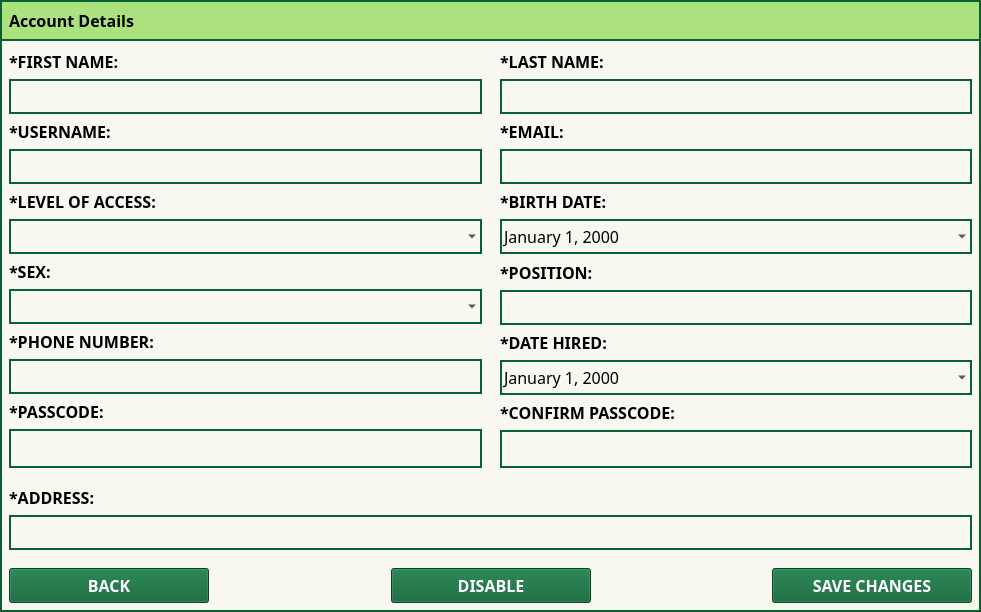
<?xml version="1.0" encoding="UTF-8"?>
<ui version="4.0">
 <class>Dialog</class>
 <widget class="QDialog" name="Dialog">
  <property name="geometry">
   <rect>
    <x>0</x>
    <y>0</y>
    <width>981</width>
    <height>610</height>
   </rect>
  </property>
  <property name="windowTitle">
   <string>Dialog</string>
  </property>
  <layout class="QGridLayout" name="gridLayout">
   <property name="leftMargin">
    <number>0</number>
   </property>
   <property name="topMargin">
    <number>0</number>
   </property>
   <property name="rightMargin">
    <number>0</number>
   </property>
   <property name="bottomMargin">
    <number>0</number>
   </property>
   <property name="spacing">
    <number>0</number>
   </property>
   <item row="0" column="0">
    <widget class="QWidget" name="widget" native="true">
     <property name="styleSheet">
      <string notr="true">#widget{
background-color: #F8F8F0;
border: 2px solid #096033;
}

.QComboBox, .QDateEdit, .QLineEdit{
border : 2px solid #096033;
background-color:rgba(0,0,0,0);
}
.QComboBox:disabled, .QDateEdit:disabled, .QLineEdit:disabled , #Pass_btn:disabled, #CPass_btn:disabled{
background-color: #ccc;
color: #666;
}

.QPushButton{
background-color: #096033;
color: white;
}

#Pass_w, #CPass_w{
border : 2px solid #096033;
background-color:rgba(0,0,0,0);
}

#CPass_btn,#Pass_btn {
background-color:rgba(0,0,0,0);
border: 0px solid rgba(0,0,0,0);
}</string>
     </property>
     <layout class="QVBoxLayout" name="verticalLayout_5">
      <property name="spacing">
       <number>0</number>
      </property>
      <property name="leftMargin">
       <number>0</number>
      </property>
      <property name="topMargin">
       <number>0</number>
      </property>
      <property name="rightMargin">
       <number>0</number>
      </property>
      <property name="bottomMargin">
       <number>0</number>
      </property>
      <item>
       <widget class="QWidget" name="widget_2" native="true">
        <property name="sizePolicy">
         <sizepolicy hsizetype="Preferred" vsizetype="Fixed">
          <horstretch>0</horstretch>
          <verstretch>0</verstretch>
         </sizepolicy>
        </property>
        <property name="styleSheet">
         <string notr="true">#widget_2{
background-color: #ABE27D;
border: 2px solid #096033;
}</string>
        </property>
        <layout class="QVBoxLayout" name="verticalLayout_4">
         <item>
          <widget class="QLabel" name="label">
           <property name="sizePolicy">
            <sizepolicy hsizetype="Preferred" vsizetype="Minimum">
             <horstretch>0</horstretch>
             <verstretch>0</verstretch>
            </sizepolicy>
           </property>
           <property name="font">
            <font>
             <family>DM Sans</family>
             <pointsize>12</pointsize>
             <italic>false</italic>
             <bold>true</bold>
            </font>
           </property>
           <property name="styleSheet">
            <string notr="true">background-color:rgba(0,0,0,0);</string>
           </property>
           <property name="text">
            <string>Account Details</string>
           </property>
          </widget>
         </item>
        </layout>
       </widget>
      </item>
      <item>
       <widget class="QWidget" name="widget_7" native="true">
        <layout class="QHBoxLayout" name="horizontalLayout_2">
         <property name="spacing">
          <number>0</number>
         </property>
         <property name="leftMargin">
          <number>0</number>
         </property>
         <property name="topMargin">
          <number>0</number>
         </property>
         <property name="rightMargin">
          <number>0</number>
         </property>
         <property name="bottomMargin">
          <number>0</number>
         </property>
         <item>
          <widget class="QWidget" name="widget_3" native="true">
           <property name="font">
            <font>
             <family>DM Sans</family>
             <pointsize>12</pointsize>
            </font>
           </property>
           <property name="styleSheet">
            <string notr="true">.QComboBox
{
border : 2px solid #096033;
}
.QLineEdit{
border : 2px solid #096033;
}</string>
           </property>
           <layout class="QVBoxLayout" name="verticalLayout">
            <item>
             <widget class="QLabel" name="label_2">
              <property name="font">
               <font>
                <family>DM Sans</family>
                <pointsize>12</pointsize>
                <bold>true</bold>
               </font>
              </property>
              <property name="text">
               <string>*FIRST NAME:</string>
              </property>
             </widget>
            </item>
            <item>
             <widget class="QLineEdit" name="FName_LE">
              <property name="sizePolicy">
               <sizepolicy hsizetype="Minimum" vsizetype="Minimum">
                <horstretch>0</horstretch>
                <verstretch>0</verstretch>
               </sizepolicy>
              </property>
              <property name="minimumSize">
               <size>
                <width>25</width>
                <height>35</height>
               </size>
              </property>
              <property name="font">
               <font>
                <family>DM Sans</family>
                <pointsize>12</pointsize>
                <italic>false</italic>
                <bold>false</bold>
               </font>
              </property>
              <property name="text">
               <string/>
              </property>
             </widget>
            </item>
            <item>
             <widget class="QLabel" name="label_3">
              <property name="font">
               <font>
                <family>DM Sans</family>
                <pointsize>12</pointsize>
                <bold>true</bold>
               </font>
              </property>
              <property name="text">
               <string>*USERNAME:</string>
              </property>
             </widget>
            </item>
            <item>
             <widget class="QLineEdit" name="UName_LE">
              <property name="sizePolicy">
               <sizepolicy hsizetype="Minimum" vsizetype="Minimum">
                <horstretch>0</horstretch>
                <verstretch>0</verstretch>
               </sizepolicy>
              </property>
              <property name="minimumSize">
               <size>
                <width>25</width>
                <height>35</height>
               </size>
              </property>
              <property name="font">
               <font>
                <family>DM Sans</family>
                <pointsize>12</pointsize>
                <italic>false</italic>
                <bold>false</bold>
               </font>
              </property>
              <property name="text">
               <string/>
              </property>
             </widget>
            </item>
            <item>
             <widget class="QLabel" name="label_4">
              <property name="font">
               <font>
                <family>DM Sans</family>
                <pointsize>12</pointsize>
                <bold>true</bold>
               </font>
              </property>
              <property name="text">
               <string>*LEVEL OF ACCESS:</string>
              </property>
             </widget>
            </item>
            <item>
             <widget class="QComboBox" name="ULevel_CB">
              <property name="sizePolicy">
               <sizepolicy hsizetype="Minimum" vsizetype="Minimum">
                <horstretch>0</horstretch>
                <verstretch>0</verstretch>
               </sizepolicy>
              </property>
              <property name="minimumSize">
               <size>
                <width>25</width>
                <height>35</height>
               </size>
              </property>
              <property name="font">
               <font>
                <family>DM Sans</family>
                <pointsize>12</pointsize>
                <italic>false</italic>
                <bold>false</bold>
               </font>
              </property>
             </widget>
            </item>
            <item>
             <widget class="QLabel" name="label_5">
              <property name="font">
               <font>
                <family>DM Sans</family>
                <pointsize>12</pointsize>
                <bold>true</bold>
               </font>
              </property>
              <property name="text">
               <string>*SEX:</string>
              </property>
             </widget>
            </item>
            <item>
             <widget class="QComboBox" name="Sex_CB">
              <property name="sizePolicy">
               <sizepolicy hsizetype="Minimum" vsizetype="Minimum">
                <horstretch>0</horstretch>
                <verstretch>0</verstretch>
               </sizepolicy>
              </property>
              <property name="minimumSize">
               <size>
                <width>25</width>
                <height>35</height>
               </size>
              </property>
              <property name="font">
               <font>
                <family>DM Sans</family>
                <pointsize>12</pointsize>
                <italic>false</italic>
                <bold>false</bold>
               </font>
              </property>
             </widget>
            </item>
            <item>
             <widget class="QLabel" name="label_6">
              <property name="font">
               <font>
                <family>DM Sans</family>
                <pointsize>12</pointsize>
                <bold>true</bold>
               </font>
              </property>
              <property name="text">
               <string>*PHONE NUMBER:</string>
              </property>
             </widget>
            </item>
            <item>
             <widget class="QLineEdit" name="Phono_LE">
              <property name="sizePolicy">
               <sizepolicy hsizetype="Minimum" vsizetype="Minimum">
                <horstretch>0</horstretch>
                <verstretch>0</verstretch>
               </sizepolicy>
              </property>
              <property name="minimumSize">
               <size>
                <width>25</width>
                <height>35</height>
               </size>
              </property>
              <property name="font">
               <font>
                <family>DM Sans</family>
                <pointsize>12</pointsize>
                <italic>false</italic>
                <bold>false</bold>
               </font>
              </property>
              <property name="text">
               <string/>
              </property>
              <property name="maxLength">
               <number>13</number>
              </property>
             </widget>
            </item>
            <item>
             <widget class="QLabel" name="label_13">
              <property name="font">
               <font>
                <family>DM Sans</family>
                <pointsize>12</pointsize>
                <bold>true</bold>
               </font>
              </property>
              <property name="text">
               <string>*PASSCODE:</string>
              </property>
             </widget>
            </item>
            <item>
             <widget class="QWidget" name="Pass_w" native="true">
              <property name="styleSheet">
               <string notr="true"/>
              </property>
              <layout class="QHBoxLayout" name="horizontalLayout_3">
               <property name="spacing">
                <number>2</number>
               </property>
               <property name="leftMargin">
                <number>2</number>
               </property>
               <property name="topMargin">
                <number>2</number>
               </property>
               <property name="rightMargin">
                <number>2</number>
               </property>
               <property name="bottomMargin">
                <number>2</number>
               </property>
               <item>
                <widget class="QLineEdit" name="Pass_LE">
                 <property name="minimumSize">
                  <size>
                   <width>25</width>
                   <height>35</height>
                  </size>
                 </property>
                 <property name="font">
                  <font>
                   <family>DM Sans</family>
                   <pointsize>12</pointsize>
                  </font>
                 </property>
                 <property name="styleSheet">
                  <string notr="true">border: 0px</string>
                 </property>
                 <property name="maxLength">
                  <number>6</number>
                 </property>
                </widget>
               </item>
               <item>
                <widget class="QPushButton" name="Pass_btn">
                 <property name="sizePolicy">
                  <sizepolicy hsizetype="Fixed" vsizetype="Fixed">
                   <horstretch>0</horstretch>
                   <verstretch>0</verstretch>
                  </sizepolicy>
                 </property>
                 <property name="minimumSize">
                  <size>
                   <width>35</width>
                   <height>35</height>
                  </size>
                 </property>
                 <property name="styleSheet">
                  <string notr="true"/>
                 </property>
                 <property name="text">
                  <string/>
                 </property>
                 <property name="icon">
                  <iconset resource="../../../../assets/All_In_Resource.qrc">
                   <normaloff>:/Icons/Icons/hide.png</normaloff>
                   <normalon>:/Icons/Icons/show.png</normalon>:/Icons/Icons/hide.png</iconset>
                 </property>
                 <property name="iconSize">
                  <size>
                   <width>25</width>
                   <height>25</height>
                  </size>
                 </property>
                 <property name="checkable">
                  <bool>true</bool>
                 </property>
                 <property name="checked">
                  <bool>false</bool>
                 </property>
                </widget>
               </item>
              </layout>
             </widget>
            </item>
           </layout>
          </widget>
         </item>
         <item>
          <widget class="QWidget" name="widget_4" native="true">
           <property name="styleSheet">
            <string notr="true">.QComboBox
{
border : 2px solid #096033;
}
.QLineEdit{
border : 2px solid #096033;
}
.QDateEdit{
border: 2px solid #096033;
}</string>
           </property>
           <layout class="QVBoxLayout" name="verticalLayout_2">
            <item>
             <widget class="QLabel" name="label_7">
              <property name="font">
               <font>
                <family>DM Sans</family>
                <pointsize>12</pointsize>
                <bold>true</bold>
               </font>
              </property>
              <property name="text">
               <string>*LAST NAME:</string>
              </property>
             </widget>
            </item>
            <item>
             <widget class="QLineEdit" name="LName_LE">
              <property name="sizePolicy">
               <sizepolicy hsizetype="Minimum" vsizetype="Minimum">
                <horstretch>0</horstretch>
                <verstretch>0</verstretch>
               </sizepolicy>
              </property>
              <property name="minimumSize">
               <size>
                <width>25</width>
                <height>35</height>
               </size>
              </property>
              <property name="font">
               <font>
                <family>DM Sans</family>
                <pointsize>12</pointsize>
                <italic>false</italic>
                <bold>false</bold>
               </font>
              </property>
             </widget>
            </item>
            <item>
             <widget class="QLabel" name="label_8">
              <property name="font">
               <font>
                <family>DM Sans</family>
                <pointsize>12</pointsize>
                <bold>true</bold>
               </font>
              </property>
              <property name="text">
               <string>*EMAIL:</string>
              </property>
             </widget>
            </item>
            <item>
             <widget class="QLineEdit" name="Email_LE">
              <property name="sizePolicy">
               <sizepolicy hsizetype="Minimum" vsizetype="Minimum">
                <horstretch>0</horstretch>
                <verstretch>0</verstretch>
               </sizepolicy>
              </property>
              <property name="minimumSize">
               <size>
                <width>25</width>
                <height>35</height>
               </size>
              </property>
              <property name="font">
               <font>
                <family>DM Sans</family>
                <pointsize>12</pointsize>
                <italic>false</italic>
                <bold>false</bold>
               </font>
              </property>
             </widget>
            </item>
            <item>
             <widget class="QLabel" name="label_9">
              <property name="font">
               <font>
                <family>DM Sans</family>
                <pointsize>12</pointsize>
                <bold>true</bold>
               </font>
              </property>
              <property name="text">
               <string>*BIRTH DATE:</string>
              </property>
             </widget>
            </item>
            <item>
             <widget class="QDateEdit" name="BDate_DE">
              <property name="sizePolicy">
               <sizepolicy hsizetype="Minimum" vsizetype="Minimum">
                <horstretch>0</horstretch>
                <verstretch>0</verstretch>
               </sizepolicy>
              </property>
              <property name="minimumSize">
               <size>
                <width>25</width>
                <height>35</height>
               </size>
              </property>
              <property name="font">
               <font>
                <family>DM Sans</family>
                <pointsize>12</pointsize>
                <bold>false</bold>
               </font>
              </property>
              <property name="displayFormat">
               <string>MMMM d, yyyy</string>
              </property>
              <property name="calendarPopup">
               <bool>true</bool>
              </property>
              <property name="timeSpec">
               <enum>Qt::LocalTime</enum>
              </property>
             </widget>
            </item>
            <item>
             <widget class="QLabel" name="label_10">
              <property name="font">
               <font>
                <family>DM Sans</family>
                <pointsize>12</pointsize>
                <bold>true</bold>
               </font>
              </property>
              <property name="text">
               <string>*POSITION:</string>
              </property>
             </widget>
            </item>
            <item>
             <widget class="QLineEdit" name="Pos_LE">
              <property name="sizePolicy">
               <sizepolicy hsizetype="Minimum" vsizetype="Minimum">
                <horstretch>0</horstretch>
                <verstretch>0</verstretch>
               </sizepolicy>
              </property>
              <property name="minimumSize">
               <size>
                <width>25</width>
                <height>35</height>
               </size>
              </property>
              <property name="font">
               <font>
                <family>DM Sans</family>
                <pointsize>12</pointsize>
                <italic>false</italic>
                <bold>false</bold>
               </font>
              </property>
              <property name="text">
               <string/>
              </property>
             </widget>
            </item>
            <item>
             <widget class="QLabel" name="label_11">
              <property name="font">
               <font>
                <family>DM Sans</family>
                <pointsize>12</pointsize>
                <bold>true</bold>
               </font>
              </property>
              <property name="text">
               <string>*DATE HIRED:</string>
              </property>
             </widget>
            </item>
            <item>
             <widget class="QDateEdit" name="DHired_DE">
              <property name="sizePolicy">
               <sizepolicy hsizetype="Minimum" vsizetype="Minimum">
                <horstretch>0</horstretch>
                <verstretch>0</verstretch>
               </sizepolicy>
              </property>
              <property name="minimumSize">
               <size>
                <width>25</width>
                <height>35</height>
               </size>
              </property>
              <property name="font">
               <font>
                <family>DM Sans</family>
                <pointsize>12</pointsize>
                <bold>false</bold>
               </font>
              </property>
              <property name="buttonSymbols">
               <enum>QAbstractSpinBox::NoButtons</enum>
              </property>
              <property name="specialValueText">
               <string/>
              </property>
              <property name="currentSection">
               <enum>QDateTimeEdit::MonthSection</enum>
              </property>
              <property name="displayFormat">
               <string>MMMM d, yyyy</string>
              </property>
              <property name="calendarPopup">
               <bool>true</bool>
              </property>
             </widget>
            </item>
            <item>
             <widget class="QLabel" name="label_14">
              <property name="font">
               <font>
                <family>DM Sans</family>
                <pointsize>12</pointsize>
                <bold>true</bold>
               </font>
              </property>
              <property name="text">
               <string>*CONFIRM PASSCODE:</string>
              </property>
             </widget>
            </item>
            <item>
             <widget class="QWidget" name="CPass_w" native="true">
              <layout class="QHBoxLayout" name="horizontalLayout_4">
               <property name="spacing">
                <number>2</number>
               </property>
               <property name="leftMargin">
                <number>2</number>
               </property>
               <property name="topMargin">
                <number>2</number>
               </property>
               <property name="rightMargin">
                <number>2</number>
               </property>
               <property name="bottomMargin">
                <number>1</number>
               </property>
               <item>
                <widget class="QLineEdit" name="CPass_LE">
                 <property name="minimumSize">
                  <size>
                   <width>25</width>
                   <height>35</height>
                  </size>
                 </property>
                 <property name="font">
                  <font>
                   <family>DM Sans</family>
                   <pointsize>12</pointsize>
                  </font>
                 </property>
                 <property name="styleSheet">
                  <string notr="true">border: 0px</string>
                 </property>
                 <property name="maxLength">
                  <number>6</number>
                 </property>
                </widget>
               </item>
               <item>
                <widget class="QPushButton" name="CPass_btn">
                 <property name="minimumSize">
                  <size>
                   <width>35</width>
                   <height>35</height>
                  </size>
                 </property>
                 <property name="text">
                  <string/>
                 </property>
                 <property name="icon">
                  <iconset resource="../../../../assets/All_In_Resource.qrc">
                   <normaloff>:/Icons/Icons/hide.png</normaloff>
                   <normalon>:/Icons/Icons/show.png</normalon>:/Icons/Icons/hide.png</iconset>
                 </property>
                 <property name="iconSize">
                  <size>
                   <width>25</width>
                   <height>25</height>
                  </size>
                 </property>
                 <property name="checkable">
                  <bool>true</bool>
                 </property>
                </widget>
               </item>
              </layout>
             </widget>
            </item>
           </layout>
          </widget>
         </item>
        </layout>
       </widget>
      </item>
      <item>
       <widget class="QWidget" name="widget_5" native="true">
        <layout class="QVBoxLayout" name="verticalLayout_3">
         <item>
          <widget class="QLabel" name="label_12">
           <property name="font">
            <font>
             <family>DM Sans</family>
             <pointsize>12</pointsize>
             <bold>true</bold>
            </font>
           </property>
           <property name="text">
            <string>*ADDRESS:</string>
           </property>
          </widget>
         </item>
         <item>
          <widget class="QLineEdit" name="Address_LE">
           <property name="sizePolicy">
            <sizepolicy hsizetype="Minimum" vsizetype="Fixed">
             <horstretch>0</horstretch>
             <verstretch>0</verstretch>
            </sizepolicy>
           </property>
           <property name="minimumSize">
            <size>
             <width>0</width>
             <height>35</height>
            </size>
           </property>
           <property name="font">
            <font>
             <family>DM Sans</family>
             <pointsize>12</pointsize>
             <italic>false</italic>
             <bold>false</bold>
            </font>
           </property>
           <property name="text">
            <string/>
           </property>
          </widget>
         </item>
        </layout>
       </widget>
      </item>
      <item>
       <widget class="QWidget" name="widget_6" native="true">
        <layout class="QHBoxLayout" name="horizontalLayout">
         <item>
          <widget class="QPushButton" name="back_btn">
           <property name="sizePolicy">
            <sizepolicy hsizetype="Fixed" vsizetype="Fixed">
             <horstretch>0</horstretch>
             <verstretch>0</verstretch>
            </sizepolicy>
           </property>
           <property name="minimumSize">
            <size>
             <width>200</width>
             <height>35</height>
            </size>
           </property>
           <property name="font">
            <font>
             <family>DM Sans</family>
             <pointsize>12</pointsize>
             <bold>true</bold>
            </font>
           </property>
           <property name="text">
            <string>BACK</string>
           </property>
          </widget>
         </item>
         <item>
          <spacer name="horizontalSpacer">
           <property name="orientation">
            <enum>Qt::Horizontal</enum>
           </property>
           <property name="sizeHint" stdset="0">
            <size>
             <width>0</width>
             <height>0</height>
            </size>
           </property>
          </spacer>
         </item>
         <item>
          <widget class="QPushButton" name="Disable_btn">
           <property name="sizePolicy">
            <sizepolicy hsizetype="Fixed" vsizetype="Fixed">
             <horstretch>0</horstretch>
             <verstretch>0</verstretch>
            </sizepolicy>
           </property>
           <property name="minimumSize">
            <size>
             <width>200</width>
             <height>35</height>
            </size>
           </property>
           <property name="font">
            <font>
             <family>DM Sans</family>
             <pointsize>12</pointsize>
             <bold>true</bold>
            </font>
           </property>
           <property name="text">
            <string>DISABLE</string>
           </property>
          </widget>
         </item>
         <item>
          <spacer name="horizontalSpacer_2">
           <property name="orientation">
            <enum>Qt::Horizontal</enum>
           </property>
           <property name="sizeHint" stdset="0">
            <size>
             <width>40</width>
             <height>20</height>
            </size>
           </property>
          </spacer>
         </item>
         <item>
          <widget class="QPushButton" name="update_btn">
           <property name="sizePolicy">
            <sizepolicy hsizetype="Fixed" vsizetype="Fixed">
             <horstretch>0</horstretch>
             <verstretch>0</verstretch>
            </sizepolicy>
           </property>
           <property name="minimumSize">
            <size>
             <width>200</width>
             <height>35</height>
            </size>
           </property>
           <property name="font">
            <font>
             <family>DM Sans</family>
             <pointsize>12</pointsize>
             <bold>true</bold>
            </font>
           </property>
           <property name="text">
            <string>SAVE CHANGES</string>
           </property>
          </widget>
         </item>
        </layout>
       </widget>
      </item>
     </layout>
    </widget>
   </item>
  </layout>
 </widget>
 <resources>
  <include location="../../../../assets/All_In_Resource.qrc"/>
 </resources>
 <connections/>
</ui>
